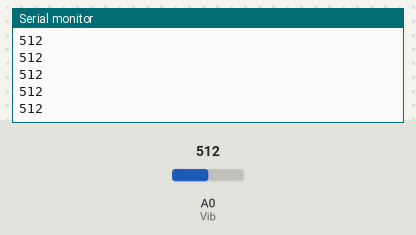
Simulated run of this sketch. Board: ESP8266 (NodeMCU). Shown: the last lines printed to the serial monitor. The test bench sets the inputs (shaded band); at power-on: A0 (Vib) = 512.

Above: at 1.2 s.
1.3 s: A0 (Vib) set to 716
At 1.32 s:
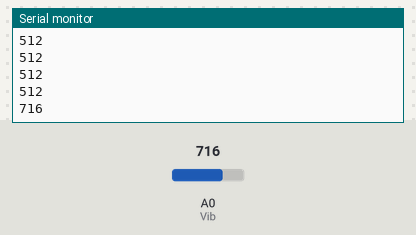
2.8 s: A0 (Vib) set to 900
At 2.82 s:
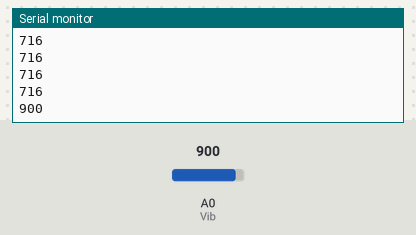
Timing chart, 0 to 5.8 s (numbered marks = the images above; inputs shaded):
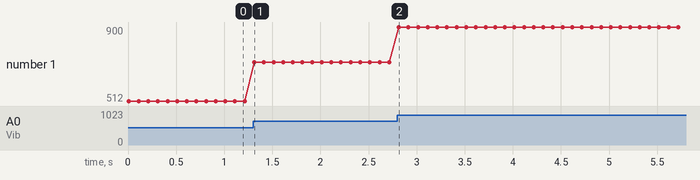

The sketch:

Vibrate.ino
```cpp
#include <ESP8266WiFi.h>
#include <EEPROM.h>
int val;
#define USE_SERIAL Serial
#define Vib A0

void setup()
{

  Serial.begin(115200);
  delay(10);
}

void loop()
{
  val=analogRead(Vib);
  Serial.print(val);
  Serial.println(" ");
  delay(100);

}
```

Measured:
- after the input at 1.3 s, the serial monitor: prints a new line at once (image 1)
- after the input at 2.8 s, the serial monitor: prints a new line at once (image 2)
- plotted number 1: 512 → 716 after the input at 1.3 s, 716 → 900 after the input at 2.8 s
